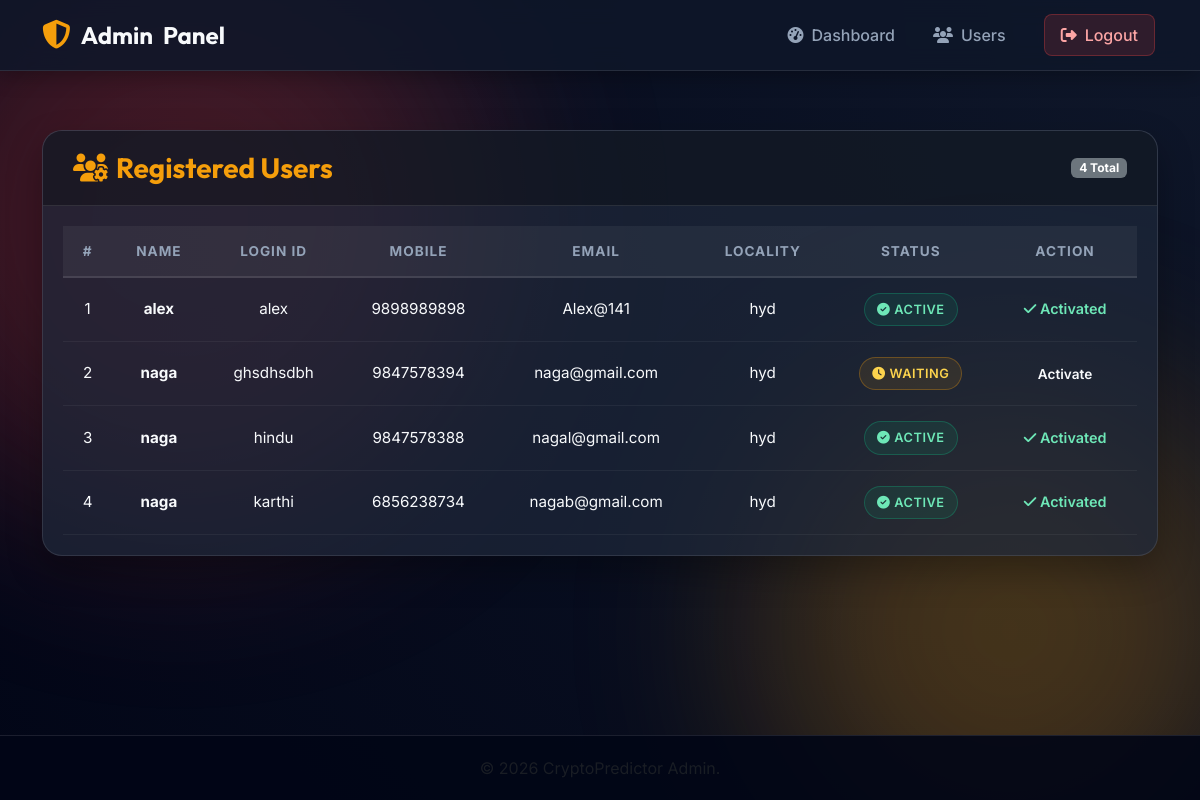
Page /ViewRegisteredUsers/ on the committed database.
### users/models.py (models this page shows, shortened)
class UserRegistrationModel(models.Model):
    name = models.CharField(max_length=100)
    loginid = models.CharField(unique=True, max_length=100)
    password = models.CharField(max_length=100)
    mobile = models.CharField(unique=True, max_length=100)
    email = models.CharField(unique=True, max_length=100)
    locality = models.CharField(max_length=100)
    address = models.CharField(max_length=1000)
    city = models.CharField(max_length=100)
    state = models.CharField(max_length=100)
    status = models.CharField(max_length=100)
    class Meta:
        db_table = 'UserRegistrations'

### admins/views.py (the view)
# urls.py: path("ViewRegisteredUsers/", admins.ViewRegisteredUsers, name="ViewRegisteredUsers"),
def ViewRegisteredUsers(request):
    data = UserRegistrationModel.objects.all()
    return render(request, 'admins/RegisteredUsers.html', {'data': data})

### templates/admins/RegisteredUsers.html (shortened to what this page needs)
{% extends 'admins/adminbase.html' %}
{% block content %}
<div class="row">
    <div class="col-12 animate__animated animate__fadeInUp">
        <div class="admin-card">
            <div class="admin-card-header">
                <h3><i class="fas fa-users-cog me-2"></i>Registered Users</h3>
                <span class="badge bg-secondary">{{ data|length }} Total</span>
            </div>
            <div class="admin-table-wrapper">
                <table class="admin-table text-center">
                    <thead>
                        <tr>
                            <th>#</th>
                            <th>Name</th>
                            <th>Login ID</th>
                            <th>Mobile</th>
                            <th>Email</th>
                            <th>Locality</th>
                            <th>Status</th>
                            <th>Action</th>
                        </tr>
                    </thead>
                    <tbody>
                        {% for user in data %}
                        <tr>
                            <td>{{ forloop.counter }}</td>
                            <td class="fw-bold">{{ user.name }}</td>
                            <td>{{ user.loginid }}</td>
                            <td>{{ user.mobile }}</td>
                            <td>{{ user.email }}</td>
                            <td>{{ user.locality }}</td>
                            <td>
                                {% if user.status == 'waiting' %}
                                    <span class="status-badge status-waiting"><i class="fas fa-clock me-1"></i>Waiting</span>
                                {% else %}
                                    <span class="status-badge status-active"><i class="fas fa-check-circle me-1"></i>Active</span>
                                {% endif %}
                            </td>
                            <td>
                                {% if user.status == 'waiting' %}
                                    <a class="btn-action" href="/AdminActivaUsers/?uid={{ user.id }}">
                                        Activate
                                    </a>
                                {% else %}
                                    <span class="text-activated"><i class="fas fa-check"></i> Activated</span>
                                {% endif %}
                            </td>
                        </tr>
                        {% empty %}
                        <tr>
                            <td colspan="8" class="text-muted py-5 border-0">No registered users found.</td>
                        </tr>
                        {% endfor %}
                    </tbody>
                </table>
            </div>
        </div>
    </div>
</div>
{% endblock %}

### templates/admins/adminbase.html (shortened to what this page needs)
{% load static %}
<!DOCTYPE html>
<html lang="en">
<head>
<link href="https://cdn.jsdelivr.net/npm/bootstrap@5.3.0/dist/css/bootstrap.min.css" rel="stylesheet">
<link rel="stylesheet" href="https://cdnjs.cloudflare.com/ajax/libs/font-awesome/6.4.0/css/all.min.css">
<link href="https://cdnjs.cloudflare.com/ajax/libs/animate.css/4.1.1/animate.min.css" rel="stylesheet">
</head>
<body>
<div class="bg-blob blob-1"></div>
<div class="bg-blob blob-2"></div>
<nav class="navbar navbar-expand-lg fixed-top">
    <div class="container">
        <a class="navbar-brand" href="{% url 'AdminHome' %}">
            <i class="fas fa-shield-alt"></i>
            Admin<span style="color: var(--text-main);">Panel</span>
        </a>
        <div class="collapse navbar-collapse" id="navbarNav">
            <ul class="navbar-nav ms-auto align-items-center">
                <li class="nav-item">
                    <a class="nav-link" href="{% url 'AdminHome' %}">
                        <i class="fas fa-tachometer-alt"></i> Dashboard
                    </a>
                </li>
                <li class="nav-item">
                    <a class="nav-link" href="{% url 'ViewRegisteredUsers' %}">
                        <i class="fas fa-users"></i> Users
                    </a>
                </li>
                <li class="nav-item ms-lg-3 mt-3 mt-lg-0">
                    <a class="nav-link btn-logout" href="{% url 'index' %}">
                        <i class="fas fa-sign-out-alt"></i> Logout
                    </a>
                </li>
            </ul>
        </div>
    </div>
</nav>
<main class="main-wrapper animate__animated animate__fadeIn">
    <div class="container">
        {% block content %}
        {% endblock %}
    </div>
</main>
<footer class="footer">
    <div class="container">
        <div class="text-muted">
            &copy; 2026 CryptoPredictor Admin.
        </div>
    </div>
</footer>
</body>
</html>

### templates/admins/adminbase.html (style rules this page uses)
:root { --bg-dark: #0f172a; --bg-darker: #020617; --primary-orange: #f59e0b; --primary-red: #ef4444; --text-main: #f8fafc; --text-muted: #94a3b8; --glass-bg: rgba(30, 41, 59, 0.7); --glass-border: rgba(255, 255, 255, 0.1); }
body { font-family: 'Inter', sans-serif; background: radial-gradient(circle at top right, var(--bg-dark), var(--bg-darker)); color: var(--text-main); min-height: 100vh; display: flex; flex-direction: column; margin: 0; overflow-x: hidden; }
.bg-blob { position: fixed; border-radius: 50%; filter: blur(100px); z-index: -1; opacity: 0.25; }
.blob-1 { top: -10%; left: -10%; width: 600px; height: 600px; background: var(--primary-red); }
.blob-2 { bottom: -10%; right: -5%; width: 500px; height: 500px; background: var(--primary-orange); }
.navbar { background: rgba(15, 23, 42, 0.85); backdrop-filter: blur(12px); border-bottom: 1px solid var(--glass-border); padding: 12px 0; transition: all 0.3s ease; box-shadow: 0 4px 20px rgba(0,0,0,0.3); }
.navbar-brand { font-family: 'Outfit', sans-serif; font-weight: 700; font-size: 1.5rem; color: var(--text-main) !important; display: flex; align-items: center; gap: 10px; }
.navbar-brand i { color: var(--primary-orange); font-size: 1.8rem; animation: pulse 2s infinite; }
.nav-link { font-weight: 500; color: var(--text-muted) !important; padding: 8px 16px !important; border-radius: 8px; transition: all 0.3s ease; margin: 0 3px; display: flex; align-items: center; gap: 8px; }
.btn-logout { background: rgba(239, 68, 68, 0.15); color: #fca5a5 !important; border: 1px solid rgba(239, 68, 68, 0.3); padding: 8px 16px; border-radius: 8px; transition: all 0.3s ease; }
.main-wrapper { flex: 1; margin-top: 80px; padding: 30px 0; }
.footer { background: rgba(2, 6, 23, 0.9); border-top: 1px solid var(--glass-border); padding: 20px 0; text-align: center; margin-top: auto; }

### templates/admins/RegisteredUsers.html (style rules this page uses)
.admin-card { background: var(--glass-bg); backdrop-filter: blur(16px); border-radius: 20px; border: 1px solid var(--glass-border); box-shadow: 0 15px 35px rgba(0,0,0,0.3); margin: 20px auto; overflow: hidden; }
.admin-card-header { background: rgba(0, 0, 0, 0.3); padding: 20px 30px; border-bottom: 1px solid var(--glass-border); display: flex; justify-content: space-between; align-items: center; }
.admin-card-header h3 { margin: 0; font-family: 'Outfit', sans-serif; font-weight: 700; color: var(--primary-orange); }
.admin-table-wrapper { overflow-x: auto; padding: 20px; }
.admin-table { width: 100%; border-collapse: separate; border-spacing: 0; }
.admin-table th { background: rgba(255, 255, 255, 0.05); color: var(--text-muted); text-transform: uppercase; font-size: 0.85rem; letter-spacing: 1px; padding: 15px; border-bottom: 2px solid var(--glass-border); }
.admin-table td { padding: 15px; color: var(--text-main); border-bottom: 1px solid rgba(255, 255, 255, 0.05); vertical-align: middle; font-size: 0.95rem; }
.status-badge { padding: 6px 12px; border-radius: 20px; font-size: 0.8rem; font-weight: 600; text-transform: uppercase; letter-spacing: 0.5px; display: inline-block; }
.status-waiting { background: rgba(245, 158, 11, 0.1); color: #fcd34d; border: 1px solid rgba(245, 158, 11, 0.3); }
.status-active { background: rgba(16, 185, 129, 0.1); color: #6ee7b7; border: 1px solid rgba(16, 185, 129, 0.3); }
.btn-action { background: transparent; color: var(--primary-blue); border: 1px solid var(--primary-blue); padding: 6px 16px; border-radius: 20px; font-size: 0.85rem; text-decoration: none; font-weight: 600; transition: all 0.3s ease; display: inline-block; }
.text-activated { color: #6ee7b7; font-weight: 600; font-size: 0.9rem; }

### rows in the picture
UserRegistrationModel: name "alex", loginid "alex", mobile "9898989898", email "Alex@141", locality "hyd", status "activated" (drawn)
UserRegistrationModel: name "naga", loginid "ghsdhsdbh", mobile "9847578394", email "naga@gmail.com", locality "hyd", status "waiting" (drawn)
UserRegistrationModel: name "naga", loginid "hindu", mobile "9847578388", email "nagal@gmail.com", locality "hyd", status "activated" (drawn)
UserRegistrationModel: name "naga", loginid "karthi", mobile "6856238734", email "nagab@gmail.com", locality "hyd", status "activated" (drawn)

### other values in the picture
{{ data|length }} "4"
